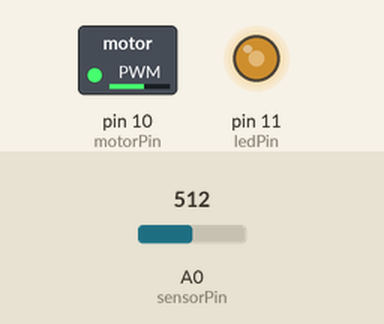
This sketch was run on a simulated Arduino Uno, built with avr-gcc and run on an emulated ATmega328P. On the bench: switched loads named in the sketch (green lamp = pin HIGH), output pins drawn as LEDs (lit = HIGH). Inputs (shaded band) come from the test bench; at power-on: A0 (sensorPin) = 512.

Above: at 1.2 s.
1.3 s: A0 (sensorPin) set to 716
At 2.2 s:
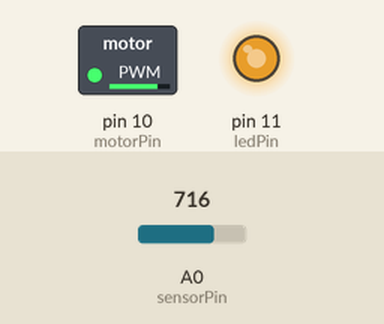
2.8 s: A0 (sensorPin) set to 306
At 3.4 s:
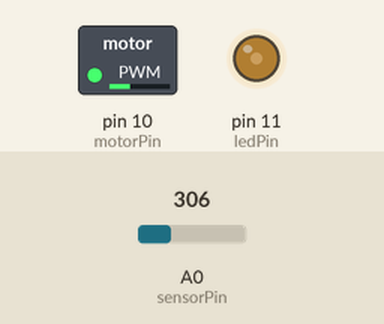
4.3 s: A0 (sensorPin) set to 122
At 5.5 s:
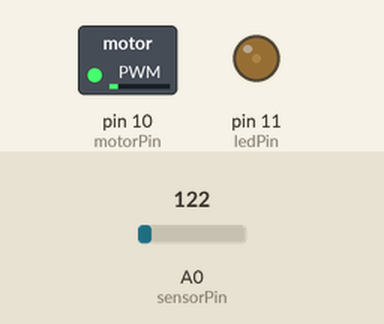
5.8 s: A0 (sensorPin) set to 0
At 6.9 s:
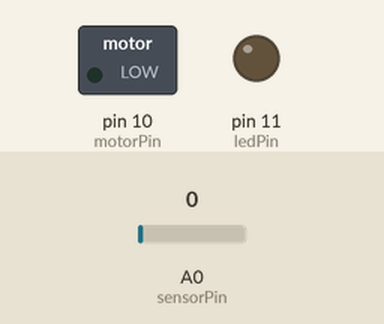
Timing chart, 0 to 8.3 s (numbered marks = the images above; inputs shaded):
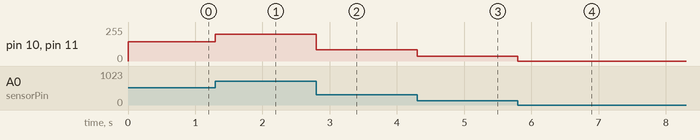

Measured:
- after the input at 1.3 s, pin 10 (motorPin), pin 11 (ledPin): 145/255 → 202/255 at once
- after the input at 2.8 s, pin 10 (motorPin), pin 11 (ledPin): 202/255 → 86/255 at once
- after the input at 4.3 s, pin 10 (motorPin), pin 11 (ledPin): 86/255 → 34/255 at once
- after the input at 5.8 s, pin 10 (motorPin), pin 11 (ledPin): 34/255 → 0/255 at once

The sketch:

PotentiometerMotor.ino
```cpp
int sensorPin = 0;
int ledPin = 11;
int sensorValue = 0;
int motorPin = 10;
void setup() {
  //Serial.begin(9600);
  pinMode(ledPin, OUTPUT);
  pinMode(motorPin, OUTPUT);
}

void loop() {
  sensorValue = analogRead(sensorPin);
  sensorValue = map(sensorValue, 0, 900, 0, 255);
  sensorValue = constrain(sensorValue, 0, 255);
  analogWrite(motorPin, sensorValue);
  analogWrite(ledPin, sensorValue);
  //Serial.println(sensorValue);
}
```
